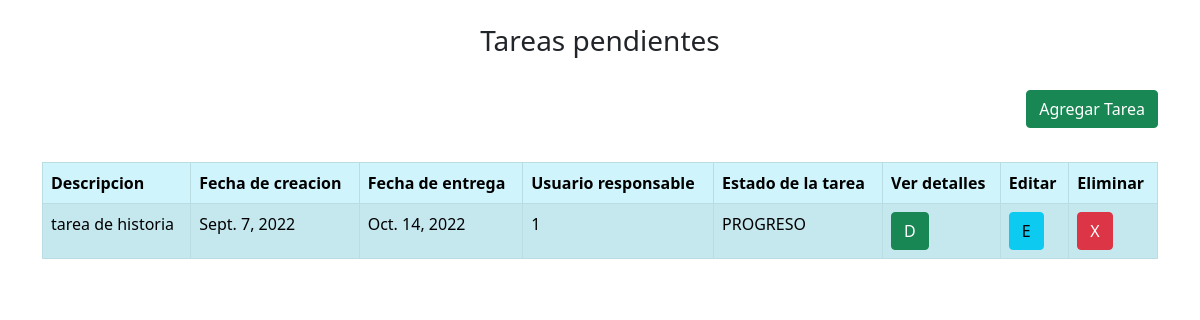
The app's page /gestion_tareas/dashboard, older data.
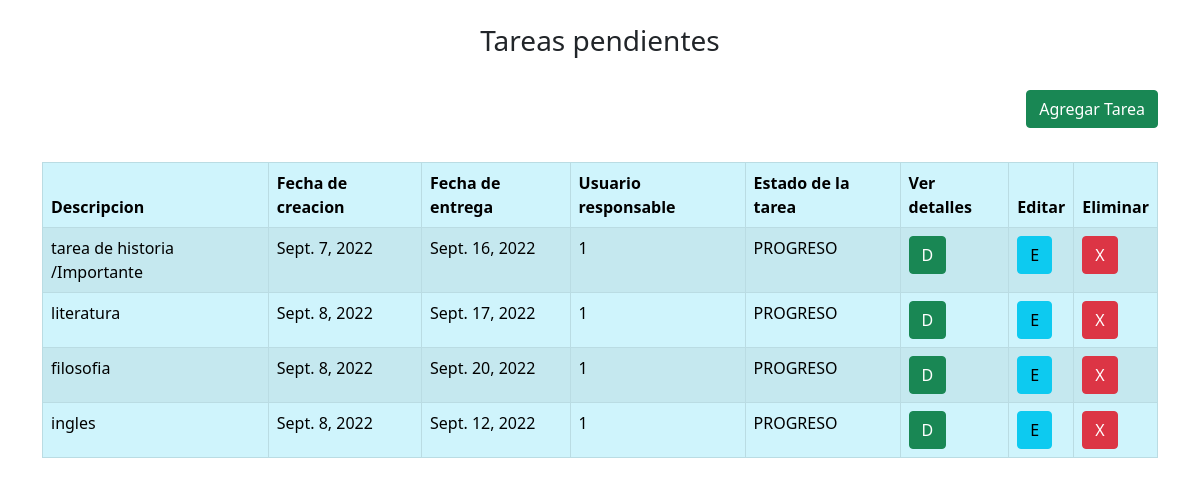
The same page, newer data.
### gestion_tareas/models.py (models this page shows)
class tarea(models.Model):
    descripcion = models.CharField(max_length=128,default='')
    fechaCreacion = models.DateField(default=datetime.today())
    fechaEntrega = models.DateField(default=datetime.today())
    usuarioResponsable = models.CharField(max_length=128,default='')
    estadoTarea = models.CharField(max_length=128,default='PROGRESO')

### gestion_tareas/views.py (the view)
# urls.py: path('dashboard',views.dashboard,name='dashboard'),
def dashboard (request):
    usuario_id = []
    usuario_activo = usuariosRegistrados.objects.filter(codigoUsuario='1')
    for usuario in usuario_activo:
        usuario_id.append(usuario)
    usuario_responsable = tarea.objects.filter(usuarioResponsable='1')
    for usuario in usuario_responsable:
        usuario_id.append(usuario)
    return render(request,'gestion_tareas/dashboard.html',{
        'objtareas': usuario_id,
    })

### gestion_tareas/templates/gestion_tareas/dashboard.html (shortened to what this page needs)
<!DOCTYPE html>
<html lang="en">
    <head>
        <link href="https://cdn.jsdelivr.net/npm/bootstrap@5.0.2/dist/css/bootstrap.min.css" rel="stylesheet">
    </head>
    <body>
        <div class="container">
            <br>
            <h3 style="text-align:center;">Tareas pendientes</h3>
            <br>
            <div class="float-end">
                <a class="btn btn-success" href="{% url 'gestion_tareas:creacionTareas' %}">Agregar Tarea</a>
            </div>
            <br>
            <br>
            <br>
            <table class="table table-info table-striped table-bordered">
                <thead>
                    <th>Descripcion</th>
                    <th>Fecha de creacion</th>
                    <th>Fecha de entrega</th>
                    <th>Usuario responsable</th>
                    <th>Estado de la tarea</th>
                    <th>Ver detalles</th>
                    <th>Editar</th>
                    <th>Eliminar</th>
                </thead>
                <tbody>
                    {% for tarea in objtareas %}
                    <tr>
                        <td>{{ tarea.descripcion }}</td>
                        <td>{{ tarea.fechaCreacion }}</td>
                        <td>{{ tarea.fechaEntrega }}</td>
                        <td>{{ tarea.usuarioResponsable }}</td>
                        <td>{{ tarea.estadoTarea }}</td>
                        <td><a class="btn btn-success" href="{% url 'gestion_tareas:vistaTareas' tarea.id %}" >D</a></td>
                        <td><a class="btn btn-info" href="{% url 'gestion_tareas:edicionTareas' tarea.id %}" >E</a></td>
                        <td>
                            <a class="btn btn-danger" href="{% url 'gestion_tareas:eliminarTarea' tarea.id %}" >X</a>
                        </td>
                    </tr>
                    {% endfor %}
                </tbody>
            </table>
        </div>
    </body>
</html>

Row changes from the older to the newer data that the page shows:
changed tarea: descripcion "tarea de historia" → "tarea de historia /Importante"; fechaEntrega "Oct. 14, 2022" → "Sept. 16, 2022"
added tarea: descripcion "literatura", fechaCreacion "Sept. 8, 2022", fechaEntrega "Sept. 17, 2022", usuarioResponsable "1", estadoTarea "PROGRESO"
added tarea: descripcion "filosofia", fechaCreacion "Sept. 8, 2022", fechaEntrega "Sept. 20, 2022", usuarioResponsable "1", estadoTarea "PROGRESO"
added tarea: descripcion "ingles", fechaCreacion "Sept. 8, 2022", fechaEntrega "Sept. 12, 2022", usuarioResponsable "1", estadoTarea "PROGRESO"
